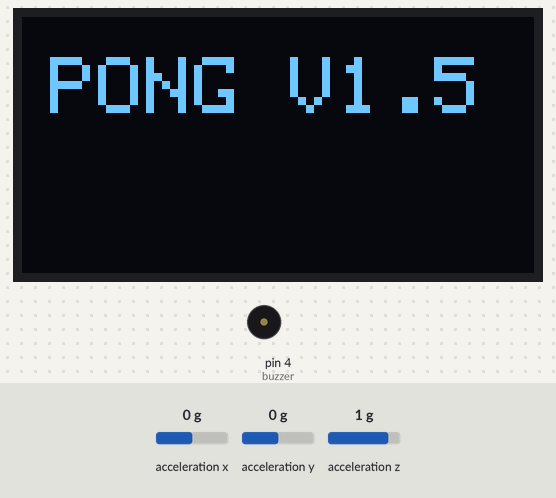
A sketch run on a simulated Arduino Uno, built with avr-gcc and run on an emulated ATmega328P. Shown: 128×64 one-colour display, buzzer (waves = sounding). Wiring (inferred from the names in the program): ADXL345 accelerometer at I2C address 0x53. The inputs (shaded band) are chosen by the test bench; at power-on: acceleration y 0 g, acceleration x 0 g, acceleration z 1 g. Random numbers use the default seed unless the sketch sets one; what the sketch prints to the serial monitor is not drawn.

Above: at 2.1 s.
3.3 s: acceleration y set to 0.8 g
5.1 s: acceleration y set to -1.4 g
6.6 s: acceleration y set to 1.4 g
11.2 s: acceleration y set to -0.8 g
At 23.4 s:
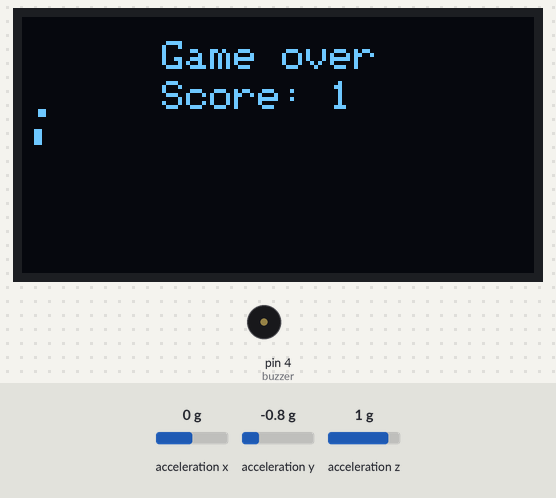
At 37.3 s:
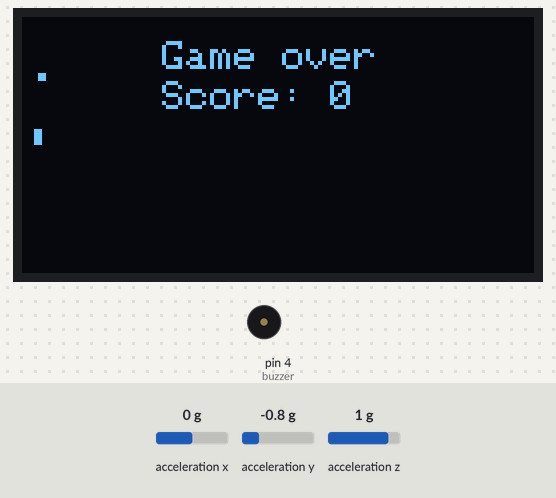
Timing chart, 0 to 37.7 s (numbered marks = the images above; inputs shaded):
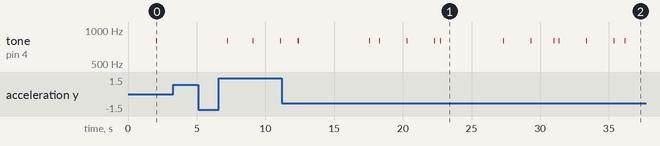

The sketch:

PONG.ino
```cpp
#include <Wire.h>
#include <Adafruit_GFX.h>
#include <Adafruit_SSD1306.h>
#include "ADXL345.h"

const float alpha = 0.5;

double fXg = 0;
double fYg = 0;
double fZg = 0;

ADXL345 acc;

#define OLED_RESET 4
Adafruit_SSD1306 display(OLED_RESET);

const int up = 3;  // This is the Move Up Button
const int down = 2; // move down Button;
const int buzzer = 4; // Buzzer(makes the sound)
int upRead;
int downRead;
int positon = 0;  // first position for the racket
int positon2 = 2; // second positon for the racket.
int score = 0;
bool goBack = false;
int x = 0;  // ball x positon
long y = 2; // ball y positon
bool yChange = true;
int goStraightRandom = 1;
bool goStraight = true;

void setup()   {
  pinMode(buzzer, OUTPUT);
  noTone(buzzer);
  Serial.begin(9600);
  display.begin(SSD1306_SWITCHCAPVCC, 0x3C);
  display.clearDisplay();
  display.setTextSize(2);
  display.setTextColor(WHITE);
  display.setCursor(7,10);
  display.println("PONG V1.5");
  display.display();
  noTone(buzzer);
  display.setTextSize(1);
  delay(2000);
  display.clearDisplay();
  tone(buzzer, 800);
  delay(30);
  noTone(buzzer);
  acc.begin();
}


void loop() {
  double pitch, roll, Xg, Yg, Zg;
  acc.read(&Xg, &Yg, &Zg);

  //Low Pass Filter
  fXg = Xg * alpha + (fXg * (1.0 - alpha));
  fYg = Yg * alpha + (fYg * (1.0 - alpha));
  fZg = Zg * alpha + (fZg * (1.0 - alpha));

  //Roll & Pitch Equations
  roll  = (atan2(-fYg, fZg)*180.0)/M_PI;
  pitch = (atan2(fXg, sqrt(fYg*fYg + fZg*fZg))*180.0)/M_PI;

  Serial.print(pitch);
  Serial.print(",");
  Serial.println(roll);
  int upRead;
  int downRead;
  if (roll>0){upRead=1;downRead=0;}
  else if (roll <0){upRead=0;downRead=1;}
  //int upRead = digitalRead(up);
  //int downRead = digitalRead(down);

  goStraight = goStraightRandom == 1 || goStraightRandom == 4;

  if(y == 0 && goStraight == false)
  {
    yChange = true;
    tone(buzzer, 800);
    delay(20);
    noTone(buzzer);
  }
  if(y == 23 && goStraight == false)
  {
    yChange = false;
    tone(buzzer, 800);
    delay(20);
    noTone(buzzer);
  }
  if(yChange == true && goStraight == false)
  {
    y++;
  }
  if(yChange == false && goStraight == false)
  {
    y--;
  }

  display.clearDisplay();
  if(upRead == HIGH)
  {
    positon = positon+1;
    positon2 = positon2+1;
  }
  if(downRead == HIGH)
  {
    positon = positon - 1;
    positon2 = positon2-1;
  }
  if(positon > 23)
  {
    positon = 23;
    positon2 = 25;
  }
    if(positon < 0)
  {
    positon = 0;
    positon2 = 2;
  }
  display.setCursor(1,positon);
  display.println(".");
  display.display();
    display.setCursor(1,positon2);
  display.println(".");
  display.display();

  if(goBack == false)
  {
    goBack = false;
    display.setCursor(x,y);
    display.println(".");
    display.display();
    delay(5);
    if(x == 118)
    {
      goBack = true;
      tone(buzzer, 800);
      delay(20);
      noTone(buzzer);
      goStraightRandom = random(5);
    }
    x = x+2;
  }
  if(goBack == true)
  {
    goBack = true;
    display.setCursor(x,y);
    display.println(".");
    display.display();
    delay(5);
    x = x-2;

    if(x == 0)
    {
      goStraightRandom = random(5);
      goBack = false;
      tone(buzzer, 800);
      delay(20);
      noTone(buzzer);
    }
  }
  if(x == 0 && ((y!=positon) && (y!=positon2)&& (y!=positon-1) && (y!=positon2-1) && (y!=positon+1) && (y!=positon2+1))) // checks if the player has missed the ball
  {
       display.setCursor(35,6);
       display.println("Game over");
       display.setCursor(35,16);
       display.print("Score: ");
       display.println(score);
       display.display();
       score = 0;
       delay(3000);
  }
  if(x == 0 && ((y==positon) || (y==positon2) || (y==positon-1) || (y==positon2-1) || (y==positon+1) || (y==positon2+1)))
  {
    score ++;
    tone(buzzer, 800);
    delay(20);
    noTone(buzzer);
  }
  Serial.println(positon);
}
```

ADXL345.cpp
```cpp
// (licence header left out)
#include "ADXL345.h"
#include <Wire.h>

int ADXL345::writeRegister(byte reg_addr, int nbytes, byte *buffer)
{
	int written_bytes;

	Wire.beginTransmission(ADXL345::ADDRESS);
	Wire.write(reg_addr);
	written_bytes = Wire.write(buffer, nbytes);
	Wire.endTransmission();

	return written_bytes;
}

int ADXL345::readRegister(byte reg_addr, int nbytes, byte *buffer)
{
	int idx = 0;

	Wire.beginTransmission(ADXL345::ADDRESS);
	Wire.write(reg_addr);
	Wire.endTransmission();

	Wire.requestFrom(ADXL345::ADDRESS, nbytes);

	while(Wire.available() && idx < nbytes)
	{
		buffer[idx++] = Wire.read();
	}

	return idx;
}

ADXL345::ADXL345()
{
	Wire.begin();

	zG[0] = -20;
	zG[1] =  15;
	zG[2] = -23;
}

void ADXL345::begin()
{
	byte data = 0x08;
	writeRegister(ADXL345::POWER_CTL, 1, &data);
}

void ADXL345::end()
{
	byte data = 0x00;
	writeRegister(ADXL345::POWER_CTL, 1, &data);
}

void ADXL345::read(double *x, double *y, double *z)
{
	byte buffer[6];

	readRegister(ADXL345::DATAX0, 6, buffer);

	*x = ((buffer[0] + (buffer[1] << 8)) - zG[0])/256.0;
	*y = ((buffer[2] + (buffer[3] << 8)) - zG[1])/256.0;
	*z = ((buffer[4] + (buffer[5] << 8)) - zG[2])/256.0;
}

void ADXL345::read(int *x, int *y, int *z)
{
	byte buffer[6];

	readRegister(ADXL345::DATAX0, 6, buffer);

	*x = buffer[0] + (buffer[1] << 8);
	*y = buffer[2] + (buffer[3] << 8);
	*z = buffer[4] + (buffer[5] << 8);
}


void ADXL345::setRange(range_t range)
{
	switch(range)
	{
		case RANGE_16G:
		case RANGE_8G:
		case RANGE_4G:
		case RANGE_2G:
			writeRegister(ADXL345::DATA_FORMAT, 1, (byte *)&range);
			break;
	}
}

void ADXL345::setZeroG(double x, double y, double z)
{
	zG[0] = x*256.0;
	zG[1] = y*256.0;
	zG[2] = z*256.0;
}

void ADXL345::setZeroG(int x, int y, int z)
{
	zG[0] = x;
	zG[1] = y;
	zG[2] = z;
}
```

ADXL345.h
```cpp
// (licence header left out)
#ifndef _ADXL345_H
#define _ADXL345_H

#include <Arduino.h>

// All functions return -1 on error and 0 on success
class ADXL345
{
	private:
		/* ADXL345 Registers */
		enum info_t
		{
			DEVID          = 0x00,
			THRESH_TAP     = 0x1D,
			OFSX           = 0x1E,
			OFSY           = 0x1F,
			OFSZ           = 0x20,
			DUR            = 0x21,
			Latent         = 0x22,
			Window         = 0x23,
			THRESH_ACT     = 0x24,
			THRESH_INACT   = 0x25,
			TIME_INACT     = 0x26,
			ACT_INACT_CTL  = 0x27,
			THRESH_FF      = 0x28,
			TIME_FF        = 0x29,
			TAP_AXES       = 0x2A,
			ACT_TAP_STATUS = 0x2B,
			BW_RATE        = 0x2C,
			POWER_CTL      = 0x2D,
			INT_ENABLE     = 0x2E,
			INT_MAP        = 0x2F,
			INT_SOURCE     = 0x30,
			DATA_FORMAT    = 0x31,
			DATAX0         = 0x32,
			DATAX1         = 0x33,
			DATAY0         = 0x34,
			DATAY1         = 0x35,
			DATAZ0         = 0x36,
			DATAZ1         = 0x37,
			FIFO_CTL       = 0x38,
			FIFO_STATUS    = 0x39,
			ADDRESS        = 0xA7 >> 1
		};


		int zG[3];
		int readRegister(byte reg_addr, int nbytes, byte *buffer);
		int writeRegister(byte reg_addr, int nbytes, byte *buffer);

	public:
		enum range_t
		{
			RANGE_16G = 0x0B,
			RANGE_8G  = 0x0A,
			RANGE_4G  = 0x09,
			RANGE_2G  = 0x08
		};

		ADXL345();

		void begin();
		void end();

		//G Reading
		void read(double *x, double *y, double *z);

		//Raw reading
		void read(int *x, int *y, int *z);

		//Unit must be res_t
		void setRange(range_t range);

		//Unit must be G
		void setZeroG(double x, double y, double z);

		//Unit must be "Raw"
		void setZeroG(int x, int y, int z);
};

#endif // _ADXL345_H
```

NDIR_SoftwareSerial.cpp
```cpp
/*
Description:
This is a example code for Sandbox Electronics NDIR CO2 sensor module.
You can get one of those products on
http://sandboxelectronics.com

Version:
V1.2

Release Date:
2019-01-10

Author:
Tiequan Shao          support@sandboxelectronics.com

Lisence:
CC BY-NC-SA 3.0

Please keep the above information when you use this code in your project.
*/

#include <SoftwareSerial.h>
#include "NDIR_SoftwareSerial.h"
#define  RECEIVE_TIMEOUT  (100)

#if ARDUINO >= 100
    #include "Arduino.h"
#else
    #include "WProgram.h"
#endif

class SoftwareSerial;

uint8_t NDIR_SoftwareSerial::cmd_measure[9]                = {0xFF,0x01,0x9C,0x00,0x00,0x00,0x00,0x00,0x63};
uint8_t NDIR_SoftwareSerial::cmd_calibrateZero[9]          = {0xFF,0x01,0x87,0x00,0x00,0x00,0x00,0x00,0x78};
uint8_t NDIR_SoftwareSerial::cmd_enableAutoCalibration[9]  = {0xFF,0x01,0x79,0xA0,0x00,0x00,0x00,0x00,0xE6};
uint8_t NDIR_SoftwareSerial::cmd_disableAutoCalibration[9] = {0xFF,0x01,0x79,0x00,0x00,0x00,0x00,0x00,0x86};

NDIR_SoftwareSerial::NDIR_SoftwareSerial(uint8_t rx_pin, uint8_t tx_pin) : serial(rx_pin, tx_pin, false)
{
}


uint8_t NDIR_SoftwareSerial::begin()
{
    serial.begin(9600);

    if (measure()) {
        return true;
    } else {
        return false;
    }
}

uint8_t NDIR_SoftwareSerial::measure()
{
    uint8_t i;
    uint8_t buf[9];
    uint32_t start = millis();

    serial.flush();

    for (i=0; i<9; i++) {
        serial.write(cmd_measure[i]);
    }

    for (i=0; i<9;) {
        if (serial.available()) {
            buf[i++] = serial.read();
        }

        if (millis() - start > RECEIVE_TIMEOUT) {
            return false;
        }
    }

    if (parse(buf)) {
        return true;
    }

    return false;
}


void NDIR_SoftwareSerial::calibrateZero()
{
    uint8_t i;

    for (i=0; i<9; i++) {
        serial.write(cmd_calibrateZero[i]);
    }
}


void NDIR_SoftwareSerial::enableAutoCalibration()
{
    uint8_t i;

    for (i=0; i<9; i++) {
        serial.write(cmd_enableAutoCalibration[i]);
    }
}


void NDIR_SoftwareSerial::disableAutoCalibration()
{
    uint8_t i;

    for (i=0; i<9; i++) {
        serial.write(cmd_disableAutoCalibration[i]);
    }
}


uint8_t NDIR_SoftwareSerial::parse(uint8_t *pbuf)
{
    uint8_t i;
    uint8_t checksum = 0;

    for (i=0; i<9; i++) {
        checksum += pbuf[i];
    }

    if (pbuf[0] == 0xFF && pbuf[1] == 0x9C && checksum == 0xFF) {
        ppm = (uint32_t)pbuf[2] << 24 | (uint32_t)pbuf[3] << 16 | (uint32_t)pbuf[4] << 8 | pbuf[5];
        return true;
    } else {
        return false;
    }
}
```

NDIR_SoftwareSerial.h
```cpp
/*
Description:
This is a example code for Sandbox Electronics NDIR CO2 sensor module.
You can get one of those products on
http://sandboxelectronics.com

Version:
V1.2

Release Date:
2019-01-10

Author:
Tiequan Shao          support@sandboxelectronics.com

Lisence:
CC BY-NC-SA 3.0

Please keep the above information when you use this code in your project.
*/

#ifndef _NDIR_SOFTWARE_SERIAL_H_
#define _NDIR_SOFTWARE_SERIAL_H_

class NDIR_SoftwareSerial {
    public:
        NDIR_SoftwareSerial(uint8_t rx_pin, uint8_t tx_pin);

        uint32_t ppm;

        uint8_t  begin();
        uint8_t  measure();
        void     calibrateZero();
        void     enableAutoCalibration();
        void     disableAutoCalibration();

    private:
        SoftwareSerial serial;

        uint8_t  parse(uint8_t *pbuf);

        static uint8_t cmd_measure[9];
        static uint8_t cmd_calibrateZero[9];
        static uint8_t cmd_enableAutoCalibration[9];
        static uint8_t cmd_disableAutoCalibration[9];
};
#endif
```

Measured:
- by itself, tone on pin 4 (buzzer): plays 800 Hz for 0.04 s, 800 Hz for 0.02 s, 800 Hz for 0.02 s, 800 Hz for 0.02 s, 800 Hz for 0.02 s, 800 Hz for 0.02 s … (13 notes in this stretch)
- what the display in image 1 shows lasts 3.0 s, from 22.8 s to 25.8 s
